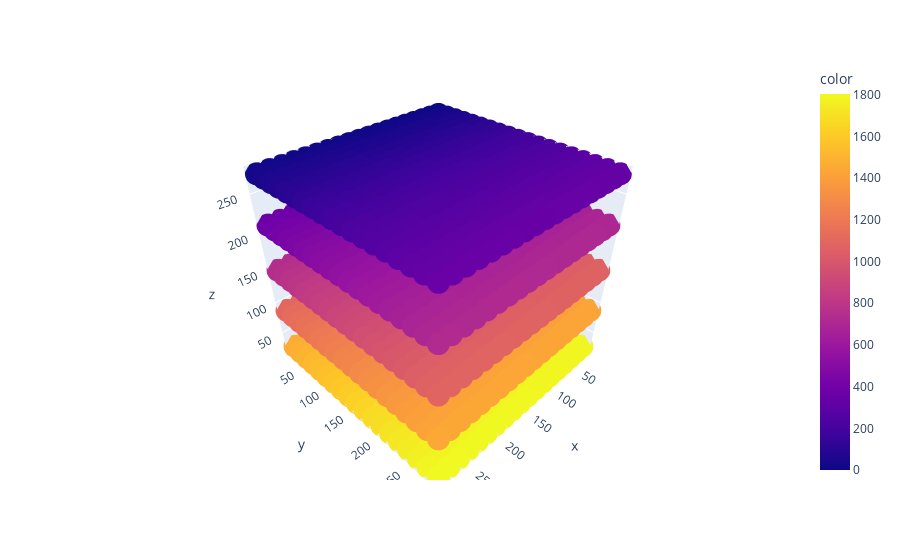

The cell this chart's notebook holds for it:
### Code cell
import plotly.express as px
px.scatter_3d(x=xyz['x'], y=xyz['y'], z=xyz['z'], color=xyz['id']).show()

### Figure 1 — Plotly figure (JSON) as saved in the notebook; plotly's stock layout.template omitted (floating-point values rounded to 4 significant figures; data arrays with more than 128 entries replaced by an {"elided": "..."} marker saying what was removed)
{"data": [{"hovertemplate": "x=%{x}<br>y=%{y}<br>z=%{z}<br>color=%{marker.color}<extra></extra>", "legendgroup": "", "marker": {"color": {"elided": "1805 int values"}, "coloraxis": "coloraxis", "symbol": "circle"}, "mode": "markers", "name": "", "scene": "scene", "showlegend": false, "type": "scatter3d", "x": {"elided": "1805 int values"}, "y": {"elided": "1805 int values"}, "z": {"elided": "1805 int values"}}], "layout": {"coloraxis": {"colorbar": {"title": {"text": "color"}}, "colorscale": [[0, "#0d0887"], [0.1111, "#46039f"], [0.2222, "#7201a8"], [0.3333, "#9c179e"], [0.4444, "#bd3786"], [0.5556, "#d8576b"], [0.6667, "#ed7953"], [0.7778, "#fb9f3a"], [0.8889, "#fdca26"], [1, "#f0f921"]]}, "legend": {"tracegroupgap": 0}, "margin": {"t": 60}, "scene": {"domain": {"x": [0, 1], "y": [0, 1]}, "xaxis": {"title": {"text": "x"}}, "yaxis": {"title": {"text": "y"}}, "zaxis": {"title": {"text": "z"}}}}}
